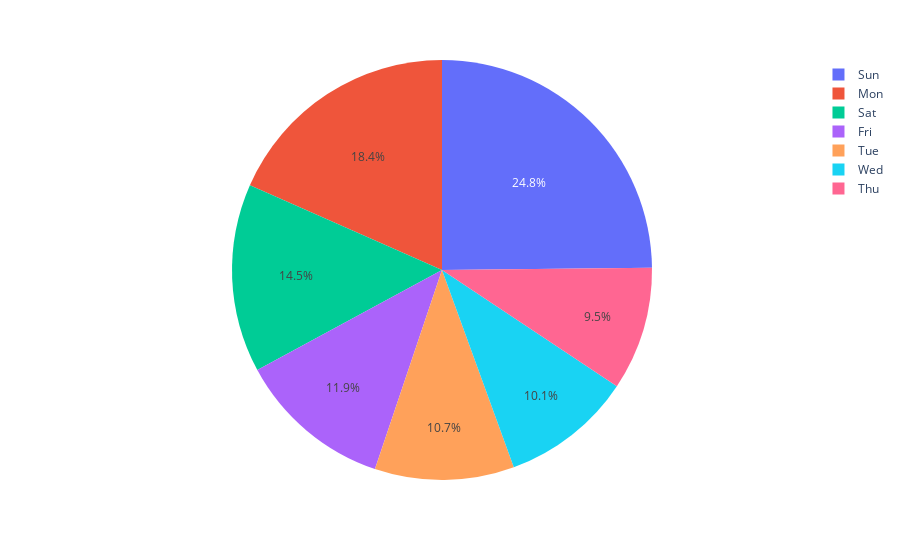

Notebook source saved alongside this figure:
### Code cell
#24
day_of_week = {0:'Mon', 1:'Tue', 2:'Wed', 3:'Thu', 4:'Fri', 5:'Sat', 6:'Sun'}
df2['last_review'] = pd.to_datetime(df2['last_review'])
df2['day_of_week'] = df2['last_review'].apply(lambda day: day.dayofweek)
df2['day_of_week'] = df2['day_of_week'].map(day_of_week)
fig = px.pie(df2, values='number_of_reviews', names='day_of_week')
fig.show()

### Figure 1 — Plotly figure (JSON) as saved in the notebook; plotly's stock layout.template omitted (floating-point values rounded to 4 significant figures; data arrays with more than 128 entries replaced by an {"elided": "..."} marker saying what was removed)
{"data": [{"domain": {"x": [0, 1], "y": [0, 1]}, "hovertemplate": "day_of_week=%{label}<br>number_of_reviews=%{value}<extra></extra>", "labels": {"elided": "38821 str values"}, "legendgroup": "", "name": "", "showlegend": true, "type": "pie", "values": {"elided": "38821 int values"}}], "layout": {"legend": {"tracegroupgap": 0}, "margin": {"t": 60}}}
